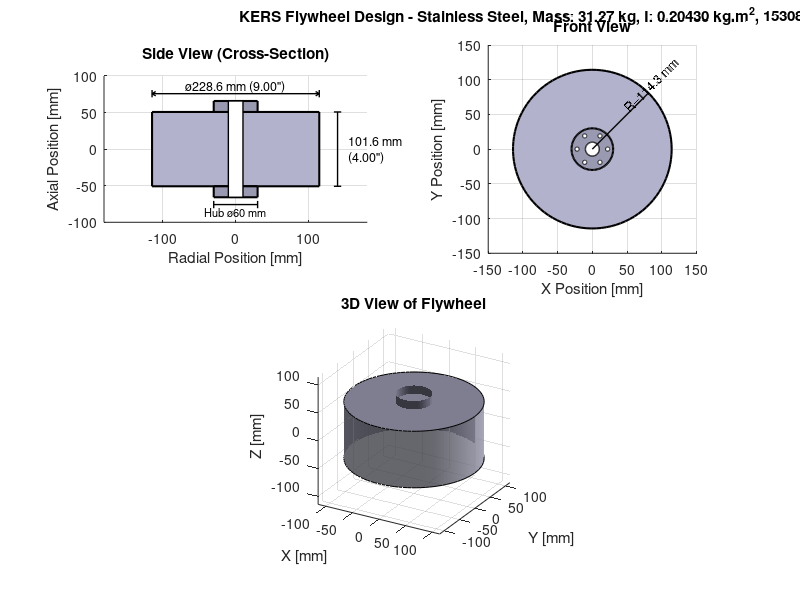
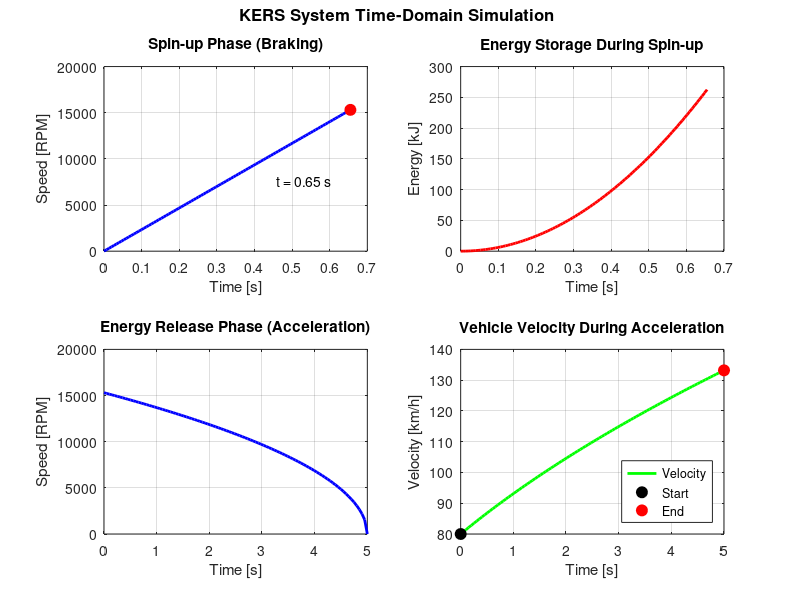

These figures' MATLAB source, in order:
%% KERS Flywheel Design Script
% ME Design Project - Kinetic Energy Recovery System
% Date: November 2024
%
% This script designs a flywheel for an automotive KERS system
% that stores energy during braking and releases it during acceleration

clear; clc; close all;

%% ========== USER INPUT - CHANGE MATERIAL HERE ==========
% Select material by number:
%   1 = Aluminum        (2712 kg/m^3,  $2.80/kg)
%   2 = Brass 60/40     (8520 kg/m^3,  $5.00/kg)
%   3 = Copper          (8940 kg/m^3, $11.00/kg)
%   4 = Stainless Steel (7500 kg/m^3,  $4.00/kg)  <-- Good balance
%   5 = Titanium        (4500 kg/m^3, $100.00/kg)
%   6 = Zinc            (7135 kg/m^3, $13.00/kg)

material_choice = 4;  % <--- CHANGE THIS NUMBER (1-6)

% =========================================================

%% Given Parameters and Constraints

% Power requirements
P_max = 60e3;           % Maximum power [W]
P_min = 45e3;           % Minimum power [W]
t_delivery = 5;         % Power delivery duration [s]

% Torque and vehicle specs
T_brake = 500;          % Available braking torque [Nm]
m_vehicle = 600;        % Total vehicle mass [kg]

% Size constraints (convert to meters)
D_max = 9 * 0.0254;     % Maximum diameter [m] (9 inches)
W_max = 4 * 0.0254;     % Maximum width [m] (4 inches)
r_max = D_max / 2;      % Maximum radius [m]

% Initial velocity after braking
v_initial = 80 / 3.6;   % Convert 80 km/h to m/s

%% Material Properties (from Table 1)

materials = {'Aluminum', 'Brass 60/40', 'Copper', 'Stainless Steel', 'Titanium', 'Zinc'};
densities = [2712, 8520, 8940, 7500, 4500, 7135];  % kg/m^3
costs = [2.80, 5, 11, 4, 100, 13];  % $/kg

rho = densities(material_choice);
cost_per_kg = costs(material_choice);

fprintf('=== KERS FLYWHEEL DESIGN ===\n\n');
fprintf('Selected Material: %s\n', materials{material_choice});
fprintf('Density: %.0f kg/m^3\n', rho);
fprintf('Cost: $%.2f/kg\n\n', cost_per_kg);

%% Part A: Calculate Moment of Inertia (Iterative Design)

% Energy requirement calculation
E_min = P_min * t_delivery;  % Minimum energy needed [J]
E_max = P_max * t_delivery;  % Maximum energy at full power [J]
E_target = (E_min + E_max) / 2;  % Target middle of range

fprintf('--- Energy Requirements ---\n');
fprintf('Minimum Energy: %.1f kJ\n', E_min/1000);
fprintf('Maximum Energy: %.1f kJ\n', E_max/1000);
fprintf('Target Energy: %.1f kJ\n\n', E_target/1000);

% For a solid disk: I = (1/2) * m * r^2 = (1/2) * (rho * pi * r^2 * w) * r^2
% I = (1/2) * rho * pi * r^4 * w

% Energy stored: E = (1/2) * I * omega^2
% So: E = (1/4) * rho * pi * r^4 * w * omega^2

% Design iteration table
fprintf('--- Design Iteration Process ---\n');
fprintf('Iter | Radius(m) | Width(m)  | Mass(kg) | I(kg.m^2) | omega(rad/s) | RPM      | Energy(kJ) | Notes\n');
fprintf('-----|-----------|-----------|----------|-----------|--------------|----------|------------|------------------\n');

% Store iteration data
iterations = [];
iter = 0;

% Practical design constraints
RPM_min = 20000;  % Minimum practical RPM
RPM_max = 50000;  % Maximum practical RPM for this application
RPM_ideal = 35000;  % Ideal target RPM (good balance of energy and mechanical stress)
energy_tolerance = 0.05;  % 5% tolerance on energy target

% Adaptive iteration loop
converged = false;
r = r_max;  % Start with maximum radius
w = W_max;  % Start with maximum width

% Iteration 1: Baseline - max dimensions, check required RPM
m = rho * pi * r^2 * w;
I = 0.5 * m * r^2;
omega = sqrt(2 * E_target / I);
rpm = omega * 60 / (2*pi);
E_stored = 0.5 * I * omega^2;

iter = iter + 1;
fprintf('%4d | %9.4f | %9.4f | %8.2f | %9.5f | %12.1f | %8.0f | %9.2f   | Initial (max dims)\n', ...
    iter, r, w, m, I, omega, rpm, E_stored/1000);
iterations = [iterations; iter, r, w, m, I, omega, rpm, E_stored];

% Adaptive iterations based on RPM constraints
if rpm < RPM_min
    % RPM too low - need smaller dimensions to increase required speed
    fprintf('%79s\n', '└─> RPM too low, reducing dimensions...');
    r = r_max * 0.8;
    w = W_max * 0.8;

    m = rho * pi * r^2 * w;
    I = 0.5 * m * r^2;
    omega = sqrt(2 * E_target / I);
    rpm = omega * 60 / (2*pi);
    E_stored = 0.5 * I * omega^2;

    iter = iter + 1;
    fprintf('%4d | %9.4f | %9.4f | %8.2f | %9.5f | %12.1f | %8.0f | %9.2f   | Reduced 20%%\n', ...
        iter, r, w, m, I, omega, rpm, E_stored/1000);
    iterations = [iterations; iter, r, w, m, I, omega, rpm, E_stored];
end

if rpm > RPM_max
    % RPM too high - explore different dimension combinations
    fprintf('%79s\n', '└─> RPM too high, exploring alternatives...');

    % Try reducing width first (keeps larger radius for better energy storage)
    r = r_max;
    w = W_max * 0.7;

    m = rho * pi * r^2 * w;
    I = 0.5 * m * r^2;
    omega = sqrt(2 * E_target / I);
    rpm = omega * 60 / (2*pi);
    E_stored = 0.5 * I * omega^2;

    iter = iter + 1;
    fprintf('%4d | %9.4f | %9.4f | %8.2f | %9.5f | %12.1f | %8.0f | %9.2f   | Reduced width 30%%\n', ...
        iter, r, w, m, I, omega, rpm, E_stored/1000);
    iterations = [iterations; iter, r, w, m, I, omega, rpm, E_stored];

    % If still too high, try smaller radius
    if rpm > RPM_max
        fprintf('%79s\n', '└─> Still too high, reducing radius...');
        r = r_max * 0.75;
        w = W_max;

        m = rho * pi * r^2 * w;
        I = 0.5 * m * r^2;
        omega = sqrt(2 * E_target / I);
        rpm = omega * 60 / (2*pi);
        E_stored = 0.5 * I * omega^2;

        iter = iter + 1;
        fprintf('%4d | %9.4f | %9.4f | %8.2f | %9.5f | %12.1f | %8.0f | %9.2f   | Reduced radius 25%%\n', ...
            iter, r, w, m, I, omega, rpm, E_stored/1000);
        iterations = [iterations; iter, r, w, m, I, omega, rpm, E_stored];
    end
end

% Now explore fixed RPM approach - what energy can we get at ideal RPM?
fprintf('%79s\n', '└─> Checking energy at ideal RPM...');
r = r_max;
w = W_max;
m = rho * pi * r^2 * w;
I = 0.5 * m * r^2;
omega_target = RPM_ideal * 2 * pi / 60;
E_at_ideal = 0.5 * I * omega_target^2;

iter = iter + 1;
fprintf('%4d | %9.4f | %9.4f | %8.2f | %9.5f | %12.1f | %8.0f | %9.2f   | At ideal RPM\n', ...
    iter, r, w, m, I, omega_target, RPM_ideal, E_at_ideal/1000);
iterations = [iterations; iter, r, w, m, I, omega_target, RPM_ideal, E_at_ideal];

% Refine RPM to hit target energy
if abs(E_at_ideal - E_target) / E_target > energy_tolerance
    fprintf('%79s\n', '└─> Adjusting RPM for exact energy...');

    % Calculate exact RPM needed
    omega_exact = sqrt(2 * E_target / I);
    rpm_exact = omega_exact * 60 / (2*pi);
    E_exact = 0.5 * I * omega_exact^2;

    % Check if this RPM is within practical range
    if rpm_exact >= RPM_min && rpm_exact <= RPM_max
        iter = iter + 1;
        fprintf('%4d | %9.4f | %9.4f | %8.2f | %9.5f | %12.1f | %8.0f | %9.2f   | Exact for target E\n', ...
            iter, r, w, m, I, omega_exact, rpm_exact, E_exact/1000);
        iterations = [iterations; iter, r, w, m, I, omega_exact, rpm_exact, E_exact];
        converged = true;
    else
        fprintf('%79s\n', '└─> Warning: Exact RPM outside practical range');
    end
else
    converged = true;
end

% Final convergence check
if converged
    fprintf('%79s\n', '└─> ✓ Design converged');
else
    fprintf('%79s\n', '└─> ! Using best available configuration');
end

fprintf('\n');

% Final design parameters
r_final = r_max;
w_final = W_max;
m_final = rho * pi * r_final^2 * w_final;
I_final = 0.5 * m_final * r_final^2;
omega_op = sqrt(2 * E_target / I_final);  % Operating angular velocity
rpm_op = omega_op * 60 / (2*pi);

fprintf('--- FINAL DESIGN (Part A) ---\n');
fprintf('Flywheel Radius: %.4f m (%.2f in)\n', r_final, r_final/0.0254);
fprintf('Flywheel Width: %.4f m (%.2f in)\n', w_final, w_final/0.0254);
fprintf('Flywheel Mass: %.2f kg\n', m_final);
fprintf('Moment of Inertia: %.6f kg.m^2\n', I_final);
fprintf('Operating Speed: %.0f RPM (%.1f rad/s)\n', rpm_op, omega_op);
fprintf('Energy Stored: %.2f kJ\n\n', E_target/1000);

%% Part B: Spin-up Time Calculation

% Using T = I * alpha, where alpha is angular acceleration
% alpha = T / I
% omega = alpha * t (starting from rest)
% t = omega / alpha = omega * I / T

alpha = T_brake / I_final;  % Angular acceleration [rad/s^2]
t_spinup = omega_op / alpha;  % Time to reach operating speed [s]

fprintf('--- SPIN-UP TIME (Part B) ---\n');
fprintf('Available Braking Torque: %.0f Nm\n', T_brake);
fprintf('Angular Acceleration: %.2f rad/s^2\n', alpha);
fprintf('Time to reach %.0f RPM: %.2f seconds\n\n', rpm_op, t_spinup);

% Verify with kinematics
omega_check = alpha * t_spinup;
fprintf('Verification: omega = alpha * t = %.1f rad/s (should be %.1f)\n\n', omega_check, omega_op);

%% Part C: Vehicle Velocity Gain Analysis

% Energy released from flywheel goes to vehicle kinetic energy
% E_flywheel = (1/2) * m_vehicle * (v_final^2 - v_initial^2)
% Solving for v_final:
% v_final = sqrt(v_initial^2 + 2*E_flywheel/m_vehicle)

% For different power levels
E_at_Pmin = P_min * t_delivery;
E_at_Pmax = P_max * t_delivery;

% Velocity gain at minimum power
v_final_min = sqrt(v_initial^2 + 2*E_at_Pmin/m_vehicle);
delta_v_min = v_final_min - v_initial;

% Velocity gain at maximum power
v_final_max = sqrt(v_initial^2 + 2*E_at_Pmax/m_vehicle);
delta_v_max = v_final_max - v_initial;

% At target energy
v_final_target = sqrt(v_initial^2 + 2*E_target/m_vehicle);
delta_v_target = v_final_target - v_initial;

fprintf('--- VELOCITY GAIN ANALYSIS (Part C) ---\n');
fprintf('Initial Velocity: %.2f m/s (%.0f km/h)\n', v_initial, v_initial*3.6);
fprintf('\nAt Minimum Power (%.0f kW):\n', P_min/1000);
fprintf('  Energy Released: %.1f kJ\n', E_at_Pmin/1000);
fprintf('  Final Velocity: %.2f m/s (%.1f km/h)\n', v_final_min, v_final_min*3.6);
fprintf('  Velocity Gain: %.2f m/s (%.1f km/h)\n', delta_v_min, delta_v_min*3.6);

fprintf('\nAt Maximum Power (%.0f kW):\n', P_max/1000);
fprintf('  Energy Released: %.1f kJ\n', E_at_Pmax/1000);
fprintf('  Final Velocity: %.2f m/s (%.1f km/h)\n', v_final_max, v_final_max*3.6);
fprintf('  Velocity Gain: %.2f m/s (%.1f km/h)\n', delta_v_max, delta_v_max*3.6);

fprintf('\nAt Target Energy (%.1f kJ):\n', E_target/1000);
fprintf('  Final Velocity: %.2f m/s (%.1f km/h)\n', v_final_target, v_final_target*3.6);
fprintf('  Velocity Gain: %.2f m/s (%.1f km/h)\n\n', delta_v_target, delta_v_target*3.6);

%% Part D: Angular Momentum

H = I_final * omega_op;  % Angular momentum [kg.m^2/s]

fprintf('--- ANGULAR MOMENTUM (Part D) ---\n');
fprintf('Angular Momentum at Operating Speed: %.2f kg.m^2/s\n', H);
fprintf('  = %.2f N.m.s\n\n', H);

%% Part E: Dimensioned Sketch of Flywheel

figure('Position', [100 100 1000 800]);

% Design with hub for gear attachment
r_hub = 0.03;           % Hub radius for gear attachment [m]
r_inner = 0.04;         % Inner radius (after hub) [m]
hub_height = 0.015;     % Hub protrusion height [m]

% Side view (cross-section)
subplot(2,2,1);
hold on;

% Main disk body
rectangle('Position', [-r_final*1000, -w_final*1000/2, 2*r_final*1000, w_final*1000], ...
    'FaceColor', [0.7 0.7 0.8], 'EdgeColor', 'k', 'LineWidth', 1.5);

% Hub (protrusion for gear attachment)
rectangle('Position', [-r_hub*1000, -w_final*1000/2-hub_height*1000, 2*r_hub*1000, hub_height*1000], ...
    'FaceColor', [0.6 0.6 0.7], 'EdgeColor', 'k', 'LineWidth', 1.5);
rectangle('Position', [-r_hub*1000, w_final*1000/2, 2*r_hub*1000, hub_height*1000], ...
    'FaceColor', [0.6 0.6 0.7], 'EdgeColor', 'k', 'LineWidth', 1.5);

% Center hole for shaft
rectangle('Position', [-10, -w_final*1000/2-hub_height*1000, 20, w_final*1000+2*hub_height*1000], ...
    'FaceColor', 'w', 'EdgeColor', 'k', 'LineWidth', 1);

% Dimension lines
% Diameter
plot([-r_final*1000, -r_final*1000], [w_final*1000/2+20, w_final*1000/2+30], 'k-', 'LineWidth', 1);
plot([r_final*1000, r_final*1000], [w_final*1000/2+20, w_final*1000/2+30], 'k-', 'LineWidth', 1);
plot([-r_final*1000, r_final*1000], [w_final*1000/2+25, w_final*1000/2+25], 'k-', 'LineWidth', 1);
plot([-r_final*1000, -r_final*1000+5], [w_final*1000/2+25, w_final*1000/2+22], 'k-', 'LineWidth', 1);
plot([-r_final*1000, -r_final*1000+5], [w_final*1000/2+25, w_final*1000/2+28], 'k-', 'LineWidth', 1);
plot([r_final*1000, r_final*1000-5], [w_final*1000/2+25, w_final*1000/2+22], 'k-', 'LineWidth', 1);
plot([r_final*1000, r_final*1000-5], [w_final*1000/2+25, w_final*1000/2+28], 'k-', 'LineWidth', 1);
text(0, w_final*1000/2+35, sprintf('ø%.1f mm (%.2f")', 2*r_final*1000, 2*r_final/0.0254), ...
    'HorizontalAlignment', 'center', 'FontSize', 9);

% Width
plot([r_final*1000+20, r_final*1000+30], [-w_final*1000/2, -w_final*1000/2], 'k-', 'LineWidth', 1);
plot([r_final*1000+20, r_final*1000+30], [w_final*1000/2, w_final*1000/2], 'k-', 'LineWidth', 1);
plot([r_final*1000+25, r_final*1000+25], [-w_final*1000/2, w_final*1000/2], 'k-', 'LineWidth', 1);
text(r_final*1000+40, 0, sprintf('%.1f mm\n(%.2f")', w_final*1000, w_final/0.0254), ...
    'HorizontalAlignment', 'left', 'FontSize', 9);

% Hub diameter
plot([-r_hub*1000, -r_hub*1000], [-w_final*1000/2-hub_height*1000-5, -w_final*1000/2-hub_height*1000-15], 'k-', 'LineWidth', 1);
plot([r_hub*1000, r_hub*1000], [-w_final*1000/2-hub_height*1000-5, -w_final*1000/2-hub_height*1000-15], 'k-', 'LineWidth', 1);
plot([-r_hub*1000, r_hub*1000], [-w_final*1000/2-hub_height*1000-10, -w_final*1000/2-hub_height*1000-10], 'k-', 'LineWidth', 1);
text(0, -w_final*1000/2-hub_height*1000-20, sprintf('Hub ø%.0f mm', 2*r_hub*1000), ...
    'HorizontalAlignment', 'center', 'FontSize', 8);

axis equal;
xlim([-180 180]);
ylim([-100 100]);
xlabel('Radial Position [mm]');
ylabel('Axial Position [mm]');
title('Side View (Cross-Section)');
grid on;

% Front view
subplot(2,2,2);
hold on;

% Draw concentric circles
theta = linspace(0, 2*pi, 100);

% Outer disk
fill(r_final*1000*cos(theta), r_final*1000*sin(theta), [0.7 0.7 0.8], 'EdgeColor', 'k', 'LineWidth', 1.5);

% Hub circle
fill(r_hub*1000*cos(theta), r_hub*1000*sin(theta), [0.6 0.6 0.7], 'EdgeColor', 'k', 'LineWidth', 1.5);

% Center hole
fill(10*cos(theta), 10*sin(theta), 'w', 'EdgeColor', 'k', 'LineWidth', 1);

% Bolt holes on hub (for gear attachment)
n_bolts = 6;
r_bolt_circle = 0.022;  % Bolt circle radius [m]
r_bolt = 0.003;         % Bolt hole radius [m]
for i = 1:n_bolts
    angle = (i-1) * 2*pi/n_bolts;
    x_bolt = r_bolt_circle*1000*cos(angle);
    y_bolt = r_bolt_circle*1000*sin(angle);
    fill(x_bolt + r_bolt*1000*cos(theta), y_bolt + r_bolt*1000*sin(theta), 'w', 'EdgeColor', 'k');
end

% Dimension for radius
plot([0, r_final*1000*cos(pi/4)], [0, r_final*1000*sin(pi/4)], 'k-', 'LineWidth', 1);
text(r_final*1000*cos(pi/4)*0.6, r_final*1000*sin(pi/4)*0.6+10, sprintf('R=%.1f mm', r_final*1000), ...
    'FontSize', 9, 'Rotation', 45);

axis equal;
xlim([-150 150]);
ylim([-150 150]);
xlabel('X Position [mm]');
ylabel('Y Position [mm]');
title('Front View');
grid on;

% 3D visualization
subplot(2,2,[3,4]);
hold on;

% Create cylinder for flywheel
[X, Y, Z] = cylinder(r_final*1000, 50);
Z = Z * w_final*1000 - w_final*1000/2;
surf(X, Y, Z, 'FaceColor', [0.7 0.7 0.8], 'EdgeColor', 'none', 'FaceAlpha', 0.8);

% Top and bottom caps
fill3(r_final*1000*cos(theta), r_final*1000*sin(theta), ones(size(theta))*w_final*1000/2, ...
    [0.7 0.7 0.8], 'EdgeColor', 'k');
fill3(r_final*1000*cos(theta), r_final*1000*sin(theta), -ones(size(theta))*w_final*1000/2, ...
    [0.7 0.7 0.8], 'EdgeColor', 'k');

% Hub cylinders
[Xh, Yh, Zh] = cylinder(r_hub*1000, 30);
Zh_top = Zh * hub_height*1000 + w_final*1000/2;
Zh_bot = -Zh * hub_height*1000 - w_final*1000/2;
surf(Xh, Yh, Zh_top, 'FaceColor', [0.6 0.6 0.7], 'EdgeColor', 'none');
surf(Xh, Yh, Zh_bot, 'FaceColor', [0.6 0.6 0.7], 'EdgeColor', 'none');

view(30, 25);
axis equal;
xlabel('X [mm]');
ylabel('Y [mm]');
zlabel('Z [mm]');
title('3D View of Flywheel');
light('Position', [1 1 1]);
lighting gouraud;
grid on;

% Add figure title (compatible with older MATLAB versions)
annotation('textbox', [0.3, 0.96, 0.4, 0.04], 'String', ...
    sprintf('KERS Flywheel Design - %s, Mass: %.2f kg, I: %.5f kg.m^2, %.0f RPM', ...
    materials{material_choice}, m_final, I_final, rpm_op), ...
    'FontSize', 11, 'FontWeight', 'bold', 'HorizontalAlignment', 'center', ...
    'EdgeColor', 'none');

%% Time-domain simulation plots

figure('Position', [150 150 1000 600]);

% Spin-up phase simulation
t_spin = linspace(0, t_spinup, 100);
omega_spin = alpha * t_spin;
E_spin = 0.5 * I_final * omega_spin.^2;

subplot(2,2,1);
plot(t_spin, omega_spin * 60/(2*pi), 'b-', 'LineWidth', 2);
xlabel('Time [s]');
ylabel('Speed [RPM]');
title('Spin-up Phase (Braking)');
grid on;
hold on;
plot(t_spinup, rpm_op, 'ro', 'MarkerSize', 8, 'MarkerFaceColor', 'r');
text(t_spinup*0.7, rpm_op*0.5, sprintf('t = %.2f s', t_spinup), 'FontSize', 10);

subplot(2,2,2);
plot(t_spin, E_spin/1000, 'r-', 'LineWidth', 2);
xlabel('Time [s]');
ylabel('Energy [kJ]');
title('Energy Storage During Spin-up');
grid on;

% Energy release phase (assuming constant power delivery)
t_release = linspace(0, t_delivery, 100);
P_avg = E_target / t_delivery;  % Average power
E_release = E_target - P_avg * t_release;
omega_release = sqrt(2 * E_release / I_final);

subplot(2,2,3);
plot(t_release, omega_release * 60/(2*pi), 'b-', 'LineWidth', 2);
xlabel('Time [s]');
ylabel('Speed [RPM]');
title('Energy Release Phase (Acceleration)');
grid on;

% Vehicle velocity during acceleration
v_accel = sqrt(v_initial^2 + 2*(E_target - E_release)/m_vehicle);

subplot(2,2,4);
plot(t_release, v_accel*3.6, 'g-', 'LineWidth', 2);
xlabel('Time [s]');
ylabel('Velocity [km/h]');
title('Vehicle Velocity During Acceleration');
grid on;
hold on;
plot(0, v_initial*3.6, 'ko', 'MarkerSize', 8, 'MarkerFaceColor', 'k');
plot(t_delivery, v_final_target*3.6, 'ro', 'MarkerSize', 8, 'MarkerFaceColor', 'r');
legend('Velocity', 'Start', 'End', 'Location', 'southeast');

% Add figure title
annotation('textbox', [0.3, 0.96, 0.4, 0.04], 'String', 'KERS System Time-Domain Simulation', ...
    'FontSize', 12, 'FontWeight', 'bold', 'HorizontalAlignment', 'center', ...
    'EdgeColor', 'none');

%% Summary Output

fprintf('========================================\n');
fprintf('        DESIGN SUMMARY                  \n');
fprintf('========================================\n');
fprintf('Material: %s\n', materials{material_choice});
fprintf('Flywheel Diameter: %.2f in (%.1f mm)\n', 2*r_final/0.0254, 2*r_final*1000);
fprintf('Flywheel Width: %.2f in (%.1f mm)\n', w_final/0.0254, w_final*1000);
fprintf('Flywheel Mass: %.2f kg (%.2f lb)\n', m_final, m_final*2.205);
fprintf('Moment of Inertia: %.6f kg.m^2\n', I_final);
fprintf('Operating Speed: %.0f RPM\n', rpm_op);
fprintf('Energy Stored: %.2f kJ\n', E_target/1000);
fprintf('Spin-up Time: %.2f s\n', t_spinup);
fprintf('Angular Momentum: %.2f kg.m^2/s\n', H);
fprintf('Velocity Gain: %.1f km/h\n', delta_v_target*3.6);
fprintf('Estimated Cost: $%.2f\n', m_final * cost_per_kg);
fprintf('========================================\n');

%% Save figures
saveas(figure(1), 'Flywheel_Design_Drawing.png');
saveas(figure(2), 'KERS_Simulation.png');
fprintf('\nFigures saved to current directory.\n');
